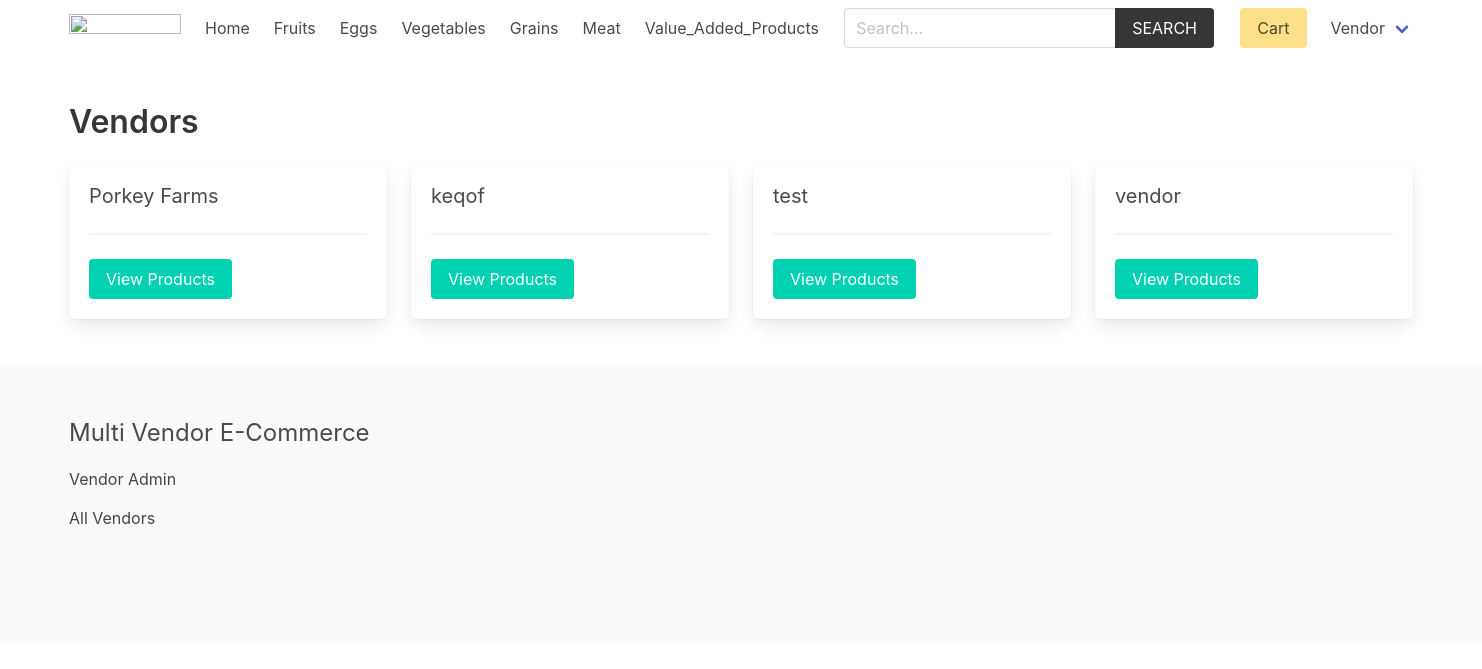
The app's page /vendor/ (signed in) with its own data.
### product/models.py (models this page shows, shortened)
class Category(models.Model):
    title = models.CharField(max_length=50)
    slug = models.SlugField(max_length=55)
    ordering = models.IntegerField(default=0)
    class Meta:
        ordering = ['ordering']

### vendor/models.py (models this page shows, shortened)
class Vendor(models.Model):
    name = models.CharField(max_length=255)
    created_at = models.DateTimeField(auto_now_add=True)
    created_by = models.OneToOneField(User, related_name='vendor', on_delete=models.CASCADE)
    class Meta:
        ordering = ['name']

### vendor/views.py (the view)
# urls.py: path('', views.vendors, name="vendors"),
def vendors(request):
    vendors = Vendor.objects.all()
    return render(request, 'vendor/vendors.html', {'vendors': vendors})

### cart/cart.py (called while the page is built)
    def __len__(self):
        return sum(item['quantity'] for item in self.cart.values())

### cart/context_processors.py (called while the page is built)
def cart(request):
    return {'cart': Cart(request)}

### product/context_processors.py (called while the page is built)
def menu_categories(request):
    categories = Category.objects.all()
    return {'categories': categories}

### templates/vendor/vendors.html (shortened to what this page needs)
{% extends 'core/base.html' %}
{% block content %}
    <h1 class="title">Vendors</h1>
    <div class="columns is-multiline">
        {% for vendor in vendors %}
            <div class="column is-3">
                <div class="box">
                    <h2 class="subtitle">
                        {{ vendor.name }}
                    </h2>
                    <hr>
                    <a href="{% url 'vendor:vendor' vendor.id %}" class="button is-primary ">View Products</a>
                </div>
            </div>
        {% endfor %}
    </div>
{% endblock content %}

### templates/core/base.html (shortened to what this page needs)
{% load static %}
<!DOCTYPE html>
<html lang="en">
<head>
    <link rel="stylesheet" href="https://cdn.jsdelivr.net/npm/bulma@0.9.2/css/bulma.min.css">
    <link rel="stylesheet" href="{% static 'css/main.css' %}">
</head>
<body>
    <div class="container">
        <nav class="navbar" role="navigation" aria-label="main navigation">
            <div class="navbar-brand">
                <a class="navbar-item" href="{% url 'core:home' %}">
                <img src="https://2.bp.blogspot.com/-mkVne3V2tzY/Xfo99c80KUI/AAAAAAAAD_c/9EbC4qu-fYAeVjLi3ONzRZ-osIW4H3qBACK4BGAYYCw/s1600/Vijay%2BThapa%2BLogo%2BHD.png" width="112" height="28">
                </a>
            </div>
            <div id="navbarBasicExample" class="navbar-menu">
                <div class="navbar-start">
                <a class="navbar-item" href="{% url 'core:home' %}">
                    Home
                </a>
                {% for category in categories %}
                    <a class="navbar-item" href="{% url 'product:category' category.slug %}">
                        {{category.title}}
                    </a>
                {% endfor %}
                </div>
                <div class="navbar-start">
                    <div class="navbar-item">
                        <form method="get" action="{% url 'product:search' %}">
                            <div class="field has-addons">
                                <div class="control">
                                    <input type="search" name="query" id="" class="input" placeholder="Search...">
                                </div>
                                <div class="control">
                                    <button class="button is-dark is-uppercase">Search</button>
                                </div>
                            </div>
                        </form>
                    </div>
                </div>
                <div class="navbar-end">
                <div class="navbar-item">
                    <a href="{% url 'cart:cart' %}" class="button is-warning">Cart {% if cart %}({{cart|length}}){% endif %}</a>
                </div>
                {% if request.user.is_authenticated %}
                <div class="navbar-item has-dropdown is-hoverable">
                    <a class="navbar-link is-capitalized">
                    {{user.vendor.name}}
                    </a>
                </div>
                {% endif %}
                </div>
            </div>
            </nav>
    </div>
    <section class="section">
        <div class="container">
            {% block content %}{% endblock content %}
        </div>
    </section>
    <footer class="footer">
        <div class="container">
            <h3 class="is-size-4 mb-4">Multi Vendor E-Commerce</h3>
            {% if request.user.is_authenticated %}
                <a href="{% url 'vendor:vendor-admin' %}">Vendor Admin</a>
            {% else %}
                <a href="{% url 'vendor:become-vendor' %}">Become a Vendor</a>
            {% endif %}
            <br>
            <a href="{% url 'vendor:vendors' %}">All Vendors</a>
        </div>
    </footer>
</body>
</html>

### core/static/css/main.css (style rules this page uses)
.footer a { margin-bottom: 15px; display: inline-block; color: #444; }

### records on screen
Category: title "Fruits"
Category: title "Eggs"
Category: title "Vegetables"
Category: title "Grains"
Category: title "Meat"
Category: title "Value_Added_Products"
Vendor: name "Porkey Farms"
Vendor: name "keqof"
Vendor: name "test"
Vendor: name "vendor"

### other values on screen
{{ user.vendor.name }} "Vendor"
